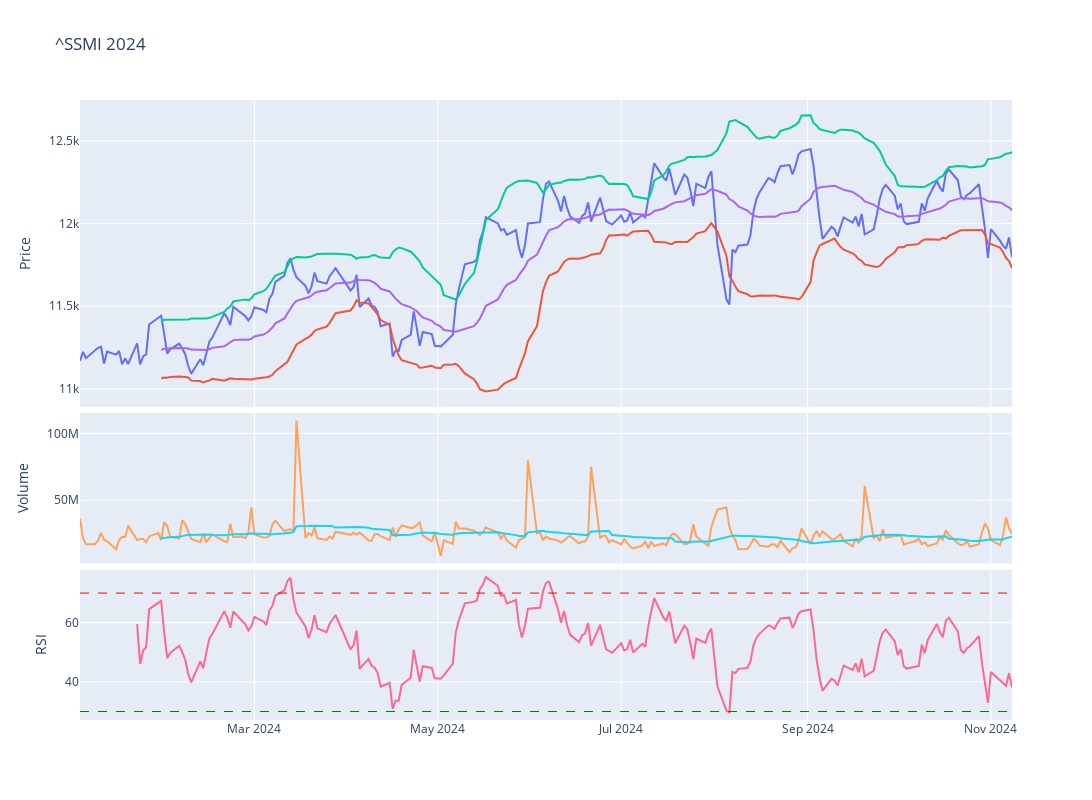

The code cell stored with this chart in its notebook:
### Code cell
# Plot the adjusted close price
fig = make_subplots(rows=4, cols=1,shared_xaxes=True,vertical_spacing=0.01,specs=[[{'rowspan':2,'colspan':1}],[None],[{'rowspan':1,'colspan':1}],[{'rowspan':1,'colspan':1}]])

# Graph (1,1)
fig.add_trace(go.Scatter(x=stock_ticker['Adj Close'].loc[year].index,y=stock_ticker['Adj Close'].loc[year],mode="lines",name=f'{ticker}'),row=1,col=1)
fig.add_trace(go.Scatter(x=stock_ticker['BB_Lower'].loc[year].index,y=stock_ticker['BB_Lower'].loc[year],mode="lines",name='BB_Lower'),row=1,col=1)
fig.add_trace(go.Scatter(x=stock_ticker['BB_Upper'].loc[year].index,y=stock_ticker['BB_Upper'].loc[year],mode="lines",name='BB_Upper'),row=1,col=1)
fig.add_trace(go.Scatter(x=stock_ticker['MMA20'].loc[year].index,y=stock_ticker['MMA20'].loc[year],mode="lines",name='MMA20'),row=1,col=1)
# Update xaxis properties
fig.update_yaxes(title_text="Price", row=1, col=1)

# Graph (3,1)
fig.add_trace(go.Scatter(x=stock_ticker['Volume'].loc[year].index,y=stock_ticker['Volume'].loc[year],mode="lines",name='Volume'),row=3, col=1)
fig.add_trace(go.Scatter(x=stock_ticker['Volume'].loc[year].index,y=stock_ticker['Volume'].loc[year].rolling(20).mean(),mode="lines",name='MMA20'),row=3,col=1)
fig.update_yaxes(title_text="Volume", row=3, col=1)

# Graph (4,1)
fig.add_trace(go.Scatter(x=stock_ticker['RSI'].loc[year].index,y=stock_ticker['RSI'].loc[year],mode="lines",name='RSI'),row=4, col=1)
fig.add_hline(y=30, line_width=1, line_dash="dash", line_color="green",row=4,col=1)
fig.add_hline(y=70, line_width=1, line_dash="dash", line_color="red",row=4,col=1)
fig.update_yaxes(title_text="RSI", row=4, col=1)

fig.update_layout(height=800, width=1300,showlegend=False,title=f"{ticker} {year}")

fig.show()

### Figure 1 — Plotly figure (JSON) as saved in the notebook; plotly's stock layout.template omitted (floating-point values rounded to 4 significant figures; data arrays with more than 128 entries replaced by an {"elided": "..."} marker saying what was removed)
{"data": [{"mode": "lines", "name": "^SSMI", "type": "scatter", "x": {"elided": "216 str values"}, "xaxis": "x", "y": {"elided": "216 float values"}, "yaxis": "y"}, {"mode": "lines", "name": "BB_Lower", "type": "scatter", "x": {"elided": "216 str values"}, "xaxis": "x", "y": {"elided": "216 float values"}, "yaxis": "y"}, {"mode": "lines", "name": "BB_Upper", "type": "scatter", "x": {"elided": "216 str values"}, "xaxis": "x", "y": {"elided": "216 float values"}, "yaxis": "y"}, {"mode": "lines", "name": "MMA20", "type": "scatter", "x": {"elided": "216 str values"}, "xaxis": "x", "y": {"elided": "216 float values"}, "yaxis": "y"}, {"mode": "lines", "name": "Volume", "type": "scatter", "x": {"elided": "216 str values"}, "xaxis": "x2", "y": {"elided": "216 int values"}, "yaxis": "y2"}, {"mode": "lines", "name": "MMA20", "type": "scatter", "x": {"elided": "216 str values"}, "xaxis": "x2", "y": {"elided": "216 int values"}, "yaxis": "y2"}, {"mode": "lines", "name": "RSI", "type": "scatter", "x": {"elided": "216 str values"}, "xaxis": "x3", "y": {"elided": "216 float values"}, "yaxis": "y3"}], "layout": {"height": 800, "shapes": [{"line": {"color": "green", "dash": "dash", "width": 1}, "type": "line", "x0": 0, "x1": 1, "xref": "x3 domain", "y0": 30, "y1": 30, "yref": "y3"}, {"line": {"color": "red", "dash": "dash", "width": 1}, "type": "line", "x0": 0, "x1": 1, "xref": "x3 domain", "y0": 70, "y1": 70, "yref": "y3"}], "showlegend": false, "title": {"text": "^SSMI 2024"}, "width": 1300, "xaxis": {"anchor": "y", "domain": [0, 1], "matches": "x3", "showticklabels": false}, "xaxis2": {"anchor": "y2", "domain": [0, 1], "matches": "x3", "showticklabels": false}, "xaxis3": {"anchor": "y3", "domain": [0, 1]}, "yaxis": {"anchor": "x", "domain": [0.505, 1], "title": {"text": "Price"}}, "yaxis2": {"anchor": "x2", "domain": [0.2525, 0.495], "title": {"text": "Volume"}}, "yaxis3": {"anchor": "x3", "domain": [0, 0.2425], "title": {"text": "RSI"}}}}
